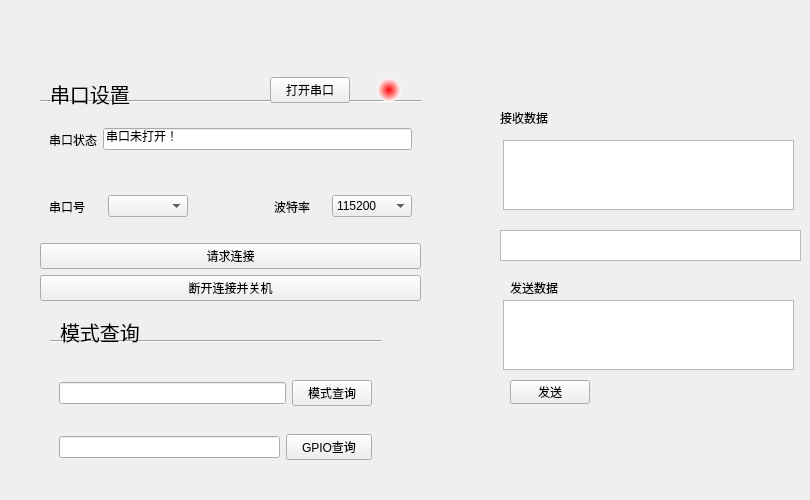
         <widget class="QWidget" name="ConnectionConfigPage">
          <widget class="QWidget" name="widget_3" native="true">
           <property name="geometry">
            <rect>
             <x>40</x>
             <y>100</y>
             <width>381</width>
             <height>201</height>
            </rect>
           </property>
           <layout class="QVBoxLayout" name="verticalLayout_6">
            <item>
             <widget class="Line" name="line">
              <property name="orientation">
               <enum>Qt::Horizontal</enum>
              </property>
             </widget>
            </item>
            <item>
             <widget class="QWidget" name="widget_2" native="true">
              <layout class="QHBoxLayout" name="horizontalLayout_9">
               <item>
                <widget class="QLabel" name="label_28">
                 <property name="text">
                  <string>串口状态</string>
                 </property>
                </widget>
               </item>
               <item>
                <widget class="QLineEdit" name="ConnectionStateEdit">
                 <property name="text">
                  <string>串口未打开！</string>
                 </property>
                 <property name="readOnly">
                  <bool>true</bool>
                 </property>
                </widget>
               </item>
              </layout>
             </widget>
            </item>
            <item>
             <widget class="QWidget" name="widget" native="true">
              <layout class="QHBoxLayout" name="horizontalLayout_8">
               <item>
                <widget class="QLabel" name="label_29">
                 <property name="maximumSize">
                  <size>
                   <width>60</width>
                   <height>16777215</height>
                  </size>
                 </property>
                 <property name="text">
                  <string>串口号</string>
                 </property>
                </widget>
               </item>
               <item>
                <widget class="QComboBox" name="PortBox">
                 <property name="sizePolicy">
                  <sizepolicy hsizetype="Fixed" vsizetype="Fixed">
                   <horstretch>0</horstretch>
                   <verstretch>0</verstretch>
                  </sizepolicy>
                 </property>
                 <property name="minimumSize">
                  <size>
                   <width>80</width>
                   <height>0</height>
                  </size>
                 </property>
                </widget>
               </item>
               <item>
                <spacer name="horizontalSpacer_8">
                 <property name="orientation">
                  <enum>Qt::Horizontal</enum>
                 </property>
                 <property name="sizeType">
                  <enum>QSizePolicy::Fixed</enum>
                 </property>
                 <property name="sizeHint" stdset="0">
                  <size>
                   <width>80</width>
                   <height>20</height>
                  </size>
                 </property>
                </spacer>
               </item>
               <item>
                <widget class="QLabel" name="label_30">
                 <property name="maximumSize">
                  <size>
                   <width>60</width>
                   <height>16777215</height>
                  </size>
                 </property>
                 <property name="text">
                  <string>波特率</string>
                 </property>
                </widget>
               </item>
               <item>
                <widget class="QComboBox" name="BaudComboBox">
                 <property name="minimumSize">
                  <size>
                   <width>80</width>
                   <height>0</height>
                  </size>
                 </property>
                 <property name="currentIndex">
                  <number>7</number>
                 </property>
                 <item>
                  <property name="text">
                   <string>1200</string>
                  </property>
                 </item>
                 <item>
                  <property name="text">
                   <string>2400</string>
                  </property>
                 </item>
                 <item>
                  <property name="text">
                   <string>4800</string>
                  </property>
                 </item>
                 <item>
                  <property name="text">
                   <string>9600</string>
                  </property>
                 </item>
                 <item>
                  <property name="text">
                   <string>19200</string>
                  </property>
                 </item>
                 <item>
                  <property name="text">
                   <string>38400</string>
                  </property>
                 </item>
                 <item>
                  <property name="text">
                   <string>57600</string>
                  </property>
                 </item>
                 <item>
                  <property name="text">
                   <string>115200</string>
                  </property>
                 </item>
                </widget>
               </item>
              </layout>
             </widget>
            </item>
            <item>
             <widget class="QPushButton" name="SetConnectionBtn">
              <property name="text">
               <string>请求连接</string>
              </property>
             </widget>
            </item>
            <item>
             <widget class="QPushButton" name="disconnectBtn">
              <property name="text">
               <string>断开连接并关机</string>
              </property>
             </widget>
            </item>
           </layout>
          </widget>
          <widget class="QWidget" name="widget_5" native="true">
           <property name="geometry">
            <rect>
             <x>50</x>
             <y>340</y>
             <width>331</width>
             <height>151</height>
            </rect>
           </property>
           <layout class="QVBoxLayout" name="verticalLayout_7">
            <item>
             <widget class="Line" name="line_2">
              <property name="orientation">
               <enum>Qt::Horizontal</enum>
              </property>
             </widget>
            </item>
            <item>
             <widget class="QWidget" name="widget_4" native="true">
              <layout class="QGridLayout" name="gridLayout">
               <item row="0" column="0" colspan="2">
                <widget class="QLineEdit" name="ModeEdit">
                 <property name="readOnly">
                  <bool>true</bool>
                 </property>
                </widget>
               </item>
               <item row="0" column="2">
                <widget class="QPushButton" name="CheckModeBtn">
                 <property name="text">
                  <string>模式查询</string>
                 </property>
                </widget>
               </item>
               <item row="1" column="0">
                <widget class="QLineEdit" name="GPIOEdit"/>
               </item>
               <item row="1" column="1" colspan="2">
                <widget class="QPushButton" name="CheckGPIOBtn">
                 <property name="text">
                  <string>GPIO查询</string>
                 </property>
                </widget>
               </item>
              </layout>
             </widget>
            </item>
           </layout>
          </widget>
          <widget class="QLabel" name="label_25">
           <property name="geometry">
            <rect>
             <x>50</x>
             <y>70</y>
             <width>363</width>
             <height>47</height>
            </rect>
           </property>
           <property name="font">
            <font>
             <family>华文楷体</family>
             <pointsize>-1</pointsize>
             <italic>false</italic>
             <bold>false</bold>
            </font>
           </property>
           <property name="styleSheet">
            <string notr="true">QLabel{font: 20px;}</string>
           </property>
           <property name="frameShape">
            <enum>QFrame::NoFrame</enum>
           </property>
           <property name="frameShadow">
            <enum>QFrame::Plain</enum>
           </property>
           <property name="lineWidth">
            <number>1</number>
           </property>
           <property name="text">
            <string>串口设置</string>
           </property>
           <property name="textFormat">
            <enum>Qt::PlainText</enum>
           </property>
           <property name="wordWrap">
            <bool>false</bool>
           </property>
           <property name="margin">
            <number>10</number>
           </property>
           <property name="indent">
            <number>-1</number>
           </property>
          </widget>
          <widget class="QLabel" name="label_27">
           <property name="geometry">
            <rect>
             <x>60</x>
             <y>310</y>
             <width>313</width>
             <height>44</height>
            </rect>
           </property>
           <property name="font">
            <font>
             <family>华文楷体</family>
             <pointsize>-1</pointsize>
             <italic>false</italic>
             <bold>false</bold>
            </font>
           </property>
           <property name="styleSheet">
            <string notr="true">QLabel{font: 20px;}</string>
           </property>
           <property name="text">
            <string>模式查询</string>
           </property>
          </widget>
          <widget class="QTextEdit" name="DataReceived">
           <property name="geometry">
            <rect>
             <x>503</x>
             <y>140</y>
             <width>291</width>
             <height>70</height>
            </rect>
           </property>
          </widget>
          <widget class="QTextEdit" name="DataSend">
           <property name="geometry">
            <rect>
             <x>503</x>
             <y>300</y>
             <width>291</width>
             <height>70</height>
            </rect>
           </property>
          </widget>
          <widget class="QLabel" name="label_44">
           <property name="geometry">
            <rect>
             <x>510</x>
             <y>280</y>
             <width>71</width>
             <height>16</height>
            </rect>
           </property>
           <property name="text">
            <string>发送数据</string>
           </property>
          </widget>
          <widget class="QLabel" name="label_45">
           <property name="geometry">
            <rect>
             <x>500</x>
             <y>110</y>
             <width>81</width>
             <height>16</height>
            </rect>
           </property>
           <property name="text">
            <string>接收数据</string>
           </property>
          </widget>
          <widget class="QPushButton" name="SendButton">
           <property name="geometry">
            <rect>
             <x>510</x>
             <y>380</y>
             <width>80</width>
             <height>24</height>
            </rect>
           </property>
           <property name="text">
            <string>发送</string>
           </property>
          </widget>
          <widget class="QWidget" name="widget_12" native="true">
           <property name="geometry">
            <rect>
             <x>270</x>
             <y>70</y>
             <width>131</width>
             <height>41</height>
            </rect>
           </property>
           <layout class="QHBoxLayout" name="horizontalLayout_14">
            <item>
             <widget class="QPushButton" name="OpenSerialButton">
              <property name="text">
               <string>打开串口</string>
              </property>
             </widget>
            </item>
            <item>
             <spacer name="horizontalSpacer_7">
              <property name="orientation">
               <enum>Qt::Horizontal</enum>
              </property>
              <property name="sizeHint" stdset="0">
               <size>
                <width>40</width>
                <height>20</height>
               </size>
              </property>
             </spacer>
            </item>
            <item>
             <widget class="QLabel" name="LED">
              <property name="minimumSize">
               <size>
                <width>24</width>
                <height>24</height>
               </size>
              </property>
              <property name="maximumSize">
               <size>
                <width>24</width>
                <height>24</height>
               </size>
              </property>
              <property name="styleSheet">
               <string notr="true">background-color: qradialgradient(spread:pad, cx:0.5, cy:0.5, radius:0.5, fx:0.5, fy:0.5, stop:0 rgba(255, 0, 0, 255), stop:1 rgba(255, 255, 255, 255));border-radius:12px;</string>
              </property>
              <property name="text">
               <string/>
              </property>
             </widget>
            </item>
           </layout>
          </widget>
          <widget class="QTextEdit" name="ReceivedFrameEdit">
           <property name="geometry">
            <rect>
             <x>500</x>
             <y>230</y>
             <width>301</width>
             <height>31</height>
            </rect>
           </property>
          </widget>
         </widget>
